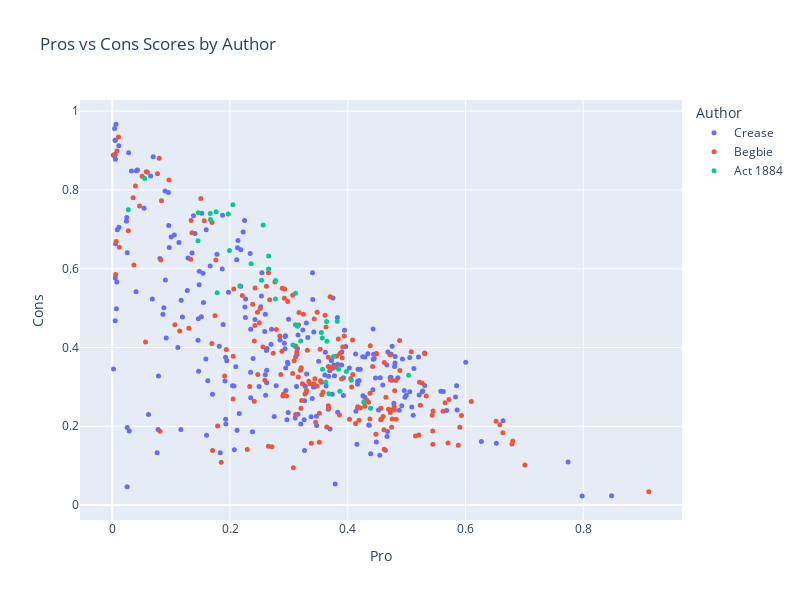

Notebook code cell kept with this figure:
### Code cell
df_scores['Wrapped Text'] = df_scores['Text'].apply(lambda t: wrap_text(t, width = 50))

fig = px.scatter(
    df_scores,
    x="Pro",
    y="Cons",
    color="Author",
    hover_data=["Wrapped Text"],
    title="Pros vs Cons Scores by Author",
    width=800,
    height=600
)

fig.update_traces(marker=dict(size=5))
fig.show()

### Figure 1 — Plotly figure (JSON) as saved in the notebook; plotly's stock layout.template omitted (floating-point values rounded to 4 significant figures; data arrays with more than 128 entries replaced by an {"elided": "..."} marker saying what was removed)
{"data": [{"customdata": {"elided": "262x1 str values"}, "hovertemplate": "Author=Crease<br>Pro=%{x}<br>Cons=%{y}<br>Wrapped Text=%{customdata[0]}<extra></extra>", "legendgroup": "Crease", "marker": {"color": "#636efa", "size": 5, "symbol": "circle"}, "mode": "markers", "name": "Crease", "orientation": "v", "showlegend": true, "type": "scatter", "x": {"elided": "262 float values"}, "xaxis": "x", "y": {"elided": "262 float values"}, "yaxis": "y"}, {"customdata": {"elided": "193x1 str values"}, "hovertemplate": "Author=Begbie<br>Pro=%{x}<br>Cons=%{y}<br>Wrapped Text=%{customdata[0]}<extra></extra>", "legendgroup": "Begbie", "marker": {"color": "#EF553B", "size": 5, "symbol": "circle"}, "mode": "markers", "name": "Begbie", "orientation": "v", "showlegend": true, "type": "scatter", "x": {"elided": "193 float values"}, "xaxis": "x", "y": {"elided": "193 float values"}, "yaxis": "y"}, {"customdata": [["An Act to regulate the Chinese population of<br>British Columbia."], ["WHEREAS the incoming of Chinese to British<br>Columbia largely exceeds that of any other class<br>of immigrant, and the population so introduced are<br>fast becoming superior in number to our own race;<br>are not disposed to be governed by our laws; are<br>dissimilar in habits and occupation from our<br>people; evade the payment of taxes justly due to<br>the Government; are governed by pestilential<br>habits; are useless in instances of emergency;<br>habitually desecrate grave yards by the removal of<br>bodies therefrom; and generally the laws governing<br>the whites are found to be inapplicable to<br>Chinese, and such Chinese are inclined to habits<br>subversive of the comfort and well-being of the<br>community:"], ["And whereas it is expedient to pass special laws<br>for the Government of Chinese:    Therefore, Her<br>Majesty, by and with the advice and consent of the<br>Legislative Assembly of the Province of British<br>Columbia, enacts as follows:—    1."], ["This Act shall be cited as the \"Chinese Regulation<br>Act, 1884.\""], ["The term \"Chinese\" wherever used in this Act shall<br>mean any native of the Chinese Empire or its<br>dependencies not born of British parents, and<br>shall include any person of the Chinese race."], ["From and after the passage of this Act there shall<br>be payable and paid by every Chinese in British<br>Columbia, above the age of fourteen years, unto<br>and for the use of Her Majesty, Her heirs and<br>successors, the sum of ten dollars, and thereafter<br>on the 1st day of June in each and every year<br>there shall be likewise payable and paid by such<br>Chinese person a further sum of ten dollars."], ["The Lieutenant-Governor in Council shall<br>immediately upon the passage of this Act, and from<br>time to time thereafter as occasion may require,<br>appoint in each electoral district, one or more<br>person or persons to be called Chinese Collectors,<br>to collect and receive such payments from Chinese,<br>and such Collector or Collectors immediately upon<br>such payment shall issue and deliver to the person<br>paying the same a licence in the form contained in<br>the Schedule hereto, and the Lieutenant-Governor<br>in Council may require from the Collectors so to<br>be appointed such security as he may see fit and<br>may allow them such percentage upon the amount of<br>collections as may seem reasonable and just, and<br>the Lieutenant-Governor in Council may further<br>allow such additional sum by way of expenses as<br>may be necessary and reasonable for the purpose of<br>carrying out the provisions of this Act."], ["Any Chinese who shall be found within the Province<br>not having in his possession a licence issued<br>under the provisions of this Act, lawfully issued<br>to him, shall on conviction thereof forfeit and<br>pay a sum not exceeding forty dollars."], ["Any Collector or Government servant wilfully<br>disobeying any of the provisions of this Act shall<br>forfeit and pay a sum not exceeding one hundred<br>dollars."], ["Every Collector shall collect the tax from each<br>Chinese, and shall as soon afterwards as may be<br>pay over the amount to the Officer in charge of<br>the Treasury, or to such other person as the<br>Lieutenant-Governor in Council"], ["may from time to time direct."], ["Every employer of Chinese shall furnish to the<br>Collector, when requested by him so to do, from<br>time to time, a list of all Chinese in his employ,<br>or indirectly employed by him; but no such<br>statement shall bind the Collector, nor shall<br>excuse him from making due enquiry to ascertain<br>its correctness."], ["In case any employer of Chinese fails to deliver<br>to the Collector the list mentioned in the<br>preceding section, when required so to do, or<br>knowingly states anything falsely therein, such<br>employer shall, on complaint of the Collector and<br>upon conviction before a Justice of the Peace<br>having jurisdiction within the district wherein<br>such employer carries on his business, forfeit and<br>pay a fine not exceeding one hundred dollars for<br>every Chinese in his employ, to be recovered by<br>distress of the goods and chattels of such<br>employer failing to pay the same, or in lieu<br>thereof shall be liable to imprisonment for a<br>period not less than one month and not exceeding<br>two calendar months."], ["The Collector may, by himself or his agent, levy<br>the amount of the licence from any Chinese not<br>being in lawful possession of a licence, with<br>costs, by distress of his goods and chattels, or<br>of any goods and chattels which may be in the<br>possession of the delinquent, or which may be upon<br>or in any premises (whether the goods of the<br>delinquent or not) for the time being in the<br>possession or occupation of such delinquent<br>Chinese, and for the purposes of this section<br>premises shall be deemed to be in the possession<br>or occupation of any Chinese when it can be shewn<br>to the satisfaction of the tribunal having<br>cognizance of the matter—    (a.) That such<br>Chinese habitually frequents such premises with<br>the assent of the owner.    (b.) That he is the<br>owner or one of the owners of the premises, or has<br>control either alone or jointly with another or<br>others of such premises or some part thereof."], ["(c.) That he has passed the night or slept upon<br>such premises at any time within a week of the<br>levy."], ["It shall be sufficient authority for the Collector<br>to levy as aforesaid on the non-production of the<br>licence."], ["Proof of the lawful possession of such receipt<br>shall lie on the person whose goods are<br>distrained."], ["Every employer of Chinese shall demand from every<br>such Licence to be demanded by employer and<br>retained during the service."], ["Chinese in his employ his licence, and shall<br>retain the same in his possession during the time<br>such Chinese is in his employ, and shall return<br>the same to him when he leaves his service; and<br>every employer as aforesaid shall produce to the<br>Collector, whenever required so to do, such<br>licence for his inspection."], ["The Toll Collector at any and every toll gate<br>which may exist in the Province from time to time,<br>shall, before allowing any Chinese to pass through<br>any toll gate, demand from such Chinese the<br>production of his licence, and, until the same is<br>produced, such Chinese shall not be allowed to<br>proceed through the toll gate."], ["It shall be unlawful for any person to employ any<br>Chinese who has not in his possession the licence<br>required by this Act, and any person guilty of an<br>infraction of the provisions of this section shall<br>forfeit and pay a fine not exceeding fifty dollars<br>for every Chinese so employed."], ["The sum payable by a Chinese for a free miner’s<br>certificate shall be fifteen dollars for each year<br>during which the same is to be in force instead of<br>five dollars, as by the present mining laws<br>provided, and no free miner’s certificate shall<br>hereafter be issued to any Chinese except upon<br>payment of the said sum of fifteen dollars.    15."], ["Any Chinese who shall be found mining for gold and<br>precious metals, or following the ordinary<br>occupation of a free miner, whether on his own<br>account or for others, without having in his<br>possession a free miner’s certificate, lawfully<br>issued to him subsequently to the passage of this<br>Act, and any person who shall employ any Chinese<br>in and about gold mining who has not in his<br>possession such a certificate, shall forfeit and<br>pay a sum not exceeding thirty dollars."], ["Sub-section (i.) of the Schedule A to the<br>“Licences Ordinance, 1867,” is hereby amended by<br>adding thereto the following words: “but no<br>licence shall be issued to any Chinese.”    17."], ["Without the permission in writing of the<br>Provincial Secretary or Government Agent of the<br>district or place where the permission is sought<br>it shall be unlawful to remove the remains of any<br>dead Chinese from any cemetery or place where such<br>dead Chinese may have been interred, or to exhume<br>the bodies or remains of any dead Chinese, and any<br>person guilty of an infraction of this section<br>shall forfeit and pay a sum not exceeding one<br>hundred dollars."], ["The use of opium (except for medicinal or surgical<br>purposes) is hereby prohibited, and any person who<br>shall use or consume, or have in his possession<br>any opium, except for the purposes aforesaid,<br>shall forfeit and pay a penalty not exceeding one<br>hundred dollars, and the onus of proof shall lie<br>upon the party charged of showing that such opium<br>was used, or consumed, or in his possession for<br>medicinal or surgical purposes."], ["Any pecuniary penalty by this Act imposed may be<br>sued for and recovered in a summary way before any<br>Justice of the Peace having jurisdiction in the<br>locality where the charge is made, and in default<br>of immediate payment of any such penalty the same<br>may be recovered by distress and sale of the goods<br>of the offender, and failing sufficient distress,<br>the offender shall suffer a term of imprisonment<br>not exceeding three calendar months."], ["No conviction for any offence shall be quashed for<br>want of form, and no conviction shall be removed<br>into any of Her Majesty’s Courts by certiorari or<br>reviewed in any manner, except by appeal in manner<br>hereinafter stated, that is to say: Any Chinese<br>convicted of an offence against the provisions of<br>this Act may appeal to the County Court nearest to<br>the place of conviction, provided he shall, within<br>four days after such conviction, have given notice<br>in writing to the convicting Magistrate of his<br>intention to appeal, and shall have furnished<br>security in the sum of one hundred dollars,<br>conditioned to abide by the decision of the<br>appellate Court, and shall have also deposited<br>with the convicting Magistrate a sum of money<br>sufficient in the opinion of such Magistrate to<br>pay the costs and expenses of a jury to try such<br>appeal, and such appeal shall be heard and tried<br>before the County Court, with or without a jury of<br>five, at the option of the parties, and<br>notwithstanding any defect in the proceedings, the<br>appeal shall be heard and decided on the merits,<br>and if the conviction be affirmed the appellant<br>shall be punished according to the conviction, and<br>shall pay the costs of the appeal, and if the<br>appeal be allowed, it shall be lawful for the<br>Lieutenant-Governor in Council to issue his<br>warrant to the Treasurer for the repayment to the<br>appellant of the money paid by him for jury<br>process.    21."], ["Any Chinese who shall lend his licence or free<br>miner’s certificate to another Chinese, and any<br>Chinese who shall utter or pass off upon any<br>Collector or other person any licence or free<br>miner’s certificate other than his own, with<br>intent himself to avoid payment of the licence fee<br>payable under this Act, (and the onus of proving<br>that such was not his intent, shall rest upon the<br>person charged), shall forfeit and pay a penalty<br>of not less than twenty dollars nor more than one<br>hundred dollars."], ["The tribunal having cognizance of any matter under<br>the provisions of this Act may decide, upon its<br>own view and judgment, whether any person is a<br>Chinese, and whether any person found by the Court<br>to be a Chinese be of the age of fourteen years.<br>23."], ["It shall not be lawful to let or occupy, or suffer<br>to be occupied as a dwelling, any room unless the<br>following requirements are complied with, that is<br>to say:—    (a.)"], ["Unless such room contains at all times at least<br>384 cubic feet of space for each person occupying<br>the same:    (b.)"], ["Unless such room has a window, made to open, at<br>least two feet square.    24."], ["Any person who lets, occupies, or knowingly<br>suffers to be occupied, any room contrary to the<br>provisions of section 23, shall be liable for<br>every offence to a penalty not exceeding fifty<br>dollars."], ["Any room in which any person passes the night<br>shall be deemed to be occupied as a dwelling<br>within the meaning of this Act.    26."], ["The Lieutenant-Governor in Council may, by any<br>general regulation, direct that any persons<br>imprisoned in respect of any infraction against<br>the provisions of this Act shall be worked and<br>employed at such places and on such public works,<br>or local works for the public benefit or<br>convenience, and may make such rules and<br>regulations, and may alter or annul the same, for<br>the safe custody, control, and general management<br>of such prisoners, as the said Lieutenant-Governor<br>may from time to time deem advisable.    27."], ["The Lieutenant-Governor in Council may also make<br>such rules and regulations, not inconsistent<br>herewith, as may from time to time appear<br>necessary for carrying out the true intent and<br>meaning of this Act."], ["For the purpose of any proceeding taken under the<br>provisions of this Act, the burden shall lie on<br>the defendant of proving that he is exempt from<br>the operation of any of its provisions, and it<br>shall not be necessary in any information,<br>summons, or conviction, or other document, to<br>state or negative any exception in or exemption<br>under this Act or in contemplation of law."], ["This Act shall not come into operation until one<br>year from the passage hereof."], ["This Act may be cited as the \"Chinese Regulation<br>Act, 1884.\""]], "hovertemplate": "Author=Act 1884<br>Pro=%{x}<br>Cons=%{y}<br>Wrapped Text=%{customdata[0]}<extra></extra>", "legendgroup": "Act 1884", "marker": {"color": "#00cc96", "size": 5, "symbol": "circle"}, "mode": "markers", "name": "Act 1884", "orientation": "v", "showlegend": true, "type": "scatter", "x": [0.1457, 0.02731, 0.2049, 0.1971, 0.32, 0.2357, 0.3114, 0.146, 0.3977, 0.1668, 0.3843, 0.3146, 0.1665, 0.1783, 0.3865, 0.2535, 0.3571, 0.364, 0.3111, 0.2776, 0.1764, 0.1991, 0.2655, 0.05511, 0.2167, 0.307, 0.4272, 0.3821, 0.2772, 0.2656, 0.3551, 0.3626, 0.3679, 0.4059, 0.3647, 0.3758, 0.5033, 0.4388, 0.3567, 0.2565], "xaxis": "x", "y": [0.6712, 0.7494, 0.7621, 0.7387, 0.4167, 0.6127, 0.5378, 0.7419, 0.3394, 0.7251, 0.345, 0.4538, 0.7404, 0.5388, 0.2892, 0.5706, 0.3448, 0.4658, 0.4575, 0.57, 0.7444, 0.6461, 0.5991, 0.8292, 0.5558, 0.4063, 0.2617, 0.4668, 0.5229, 0.6325, 0.4381, 0.3116, 0.2823, 0.317, 0.4158, 0.3774, 0.3294, 0.2459, 0.4238, 0.7113], "yaxis": "y"}], "layout": {"height": 600, "legend": {"title": {"text": "Author"}, "tracegroupgap": 0}, "title": {"text": "Pros vs Cons Scores by Author"}, "width": 800, "xaxis": {"anchor": "y", "domain": [0, 1], "title": {"text": "Pro"}}, "yaxis": {"anchor": "x", "domain": [0, 1], "title": {"text": "Cons"}}}}
